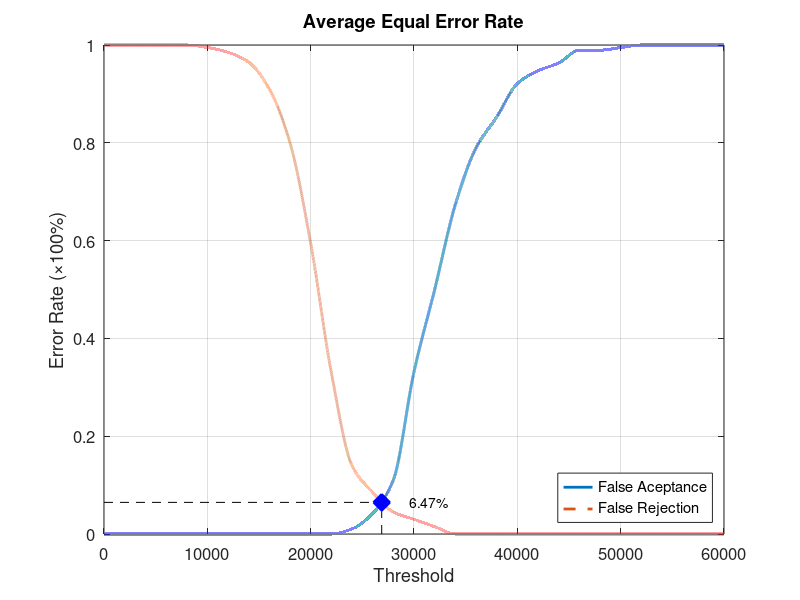
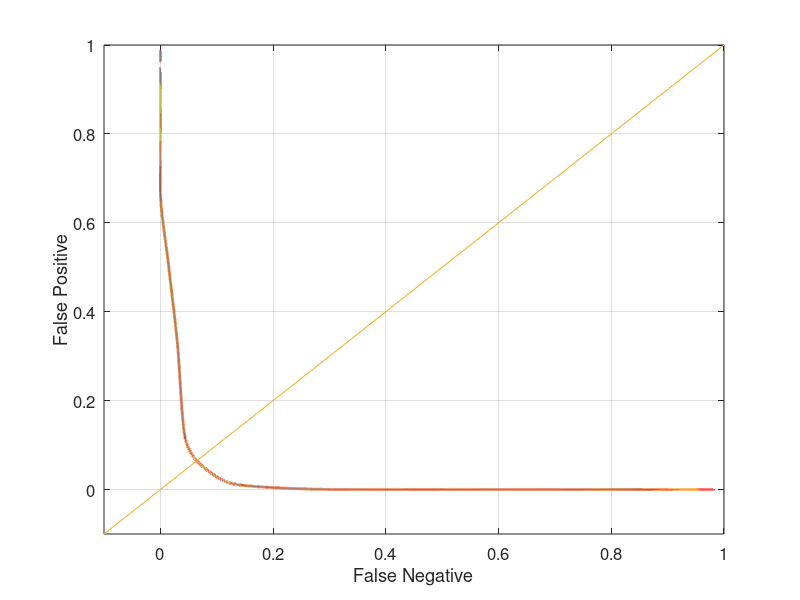

Write the MATLAB code that produced these figures, in order.
function yEER = Database4_1
close all;
clear;
clc;
x = 0:2000:60000;
xq = 0:0.5:60000;

y0 = [0 0 0 0 0 0 0 0 0 0 0 0 0.0105263 0.0421053 0.110526 0.331579 0.5 0.673684 0.789474 0.852632 0.921053 0.947368 0.963158 0.989474 0.989474 0.994737 1 1 1 1 1];
yy0 = interp1(x, y0, xq, 'pchip');
y1 = [1 1 1 1 1 0.995 0.985 0.965 0.91 0.8 0.595 0.33 0.14 0.085 0.045 0.03 0.015 0 0 0 0 0 0 0 0 0 0 0 0 0 0];
yy1 = interp1(x, y1, xq, 'pchip');

% Calculating EER: 
y2 = abs(y0 - y1);
find(y2 == min(y2))
yy2 = abs(yy0 - yy1);
xEER = find(yy2 == min(yy2));
xEERIndex = xq(xEER) % X-axis EER
yEER = yy0(xEER) % Y-axis EER

main = figure
plot(xq, yy0,'-','LineWidth', 2);	hold on
plot(xq, yy1,'--','LineWidth', 2);	hold on
plot([xEERIndex xEERIndex], [0 yEER], 'k--');	hold on
plot([0 xEERIndex], [yEER yEER], 'k--');	hold on
plot(xEERIndex, yEER, 'bx', 'LineWidth', 10);	hold on
text(xEERIndex + 10 * xEERIndex / 100, yEER, [num2str(round((10000 * yEER)) / 100) '%'])
legend('False Aceptance', 'False Rejection', 'Location', 'SouthEast')
xlabel('Threshold')
ylabel('Error Rate (\times100%)')
title('Average Equal Error Rate')
set(gca, 'FontSize', 12)
axis([0 60000 0 1])
grid on

print(main, 'Database4_1Main', '-dpng');
FNRxFPR = figure('Color', [1 1 1]);
plot(yy1, yy0, '-', yy1, yy0, 'LineWidth', 2);
hold on
y = -0.1:0.1:1
plot(y, y); 
set(gca, 'FontSize', 12)
xlabel('False Negative')
ylabel('False Positive')
axis([-0.1 1 -0.1 1])
set(gca, 'FontSize', 12)
grid on

print(FNRxFPR, 'Database4_1FNRxFPR','-dpng');
end
